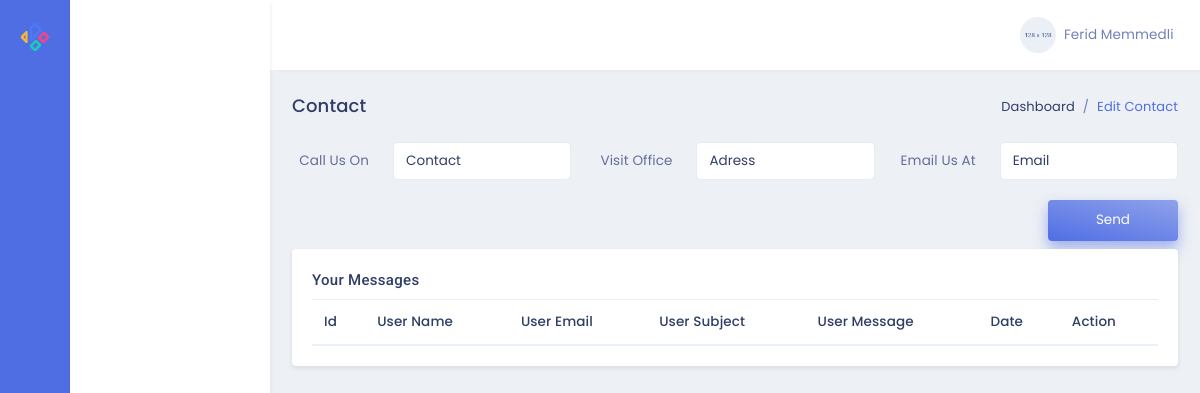
The page /admin/ on the database as committed earlier.
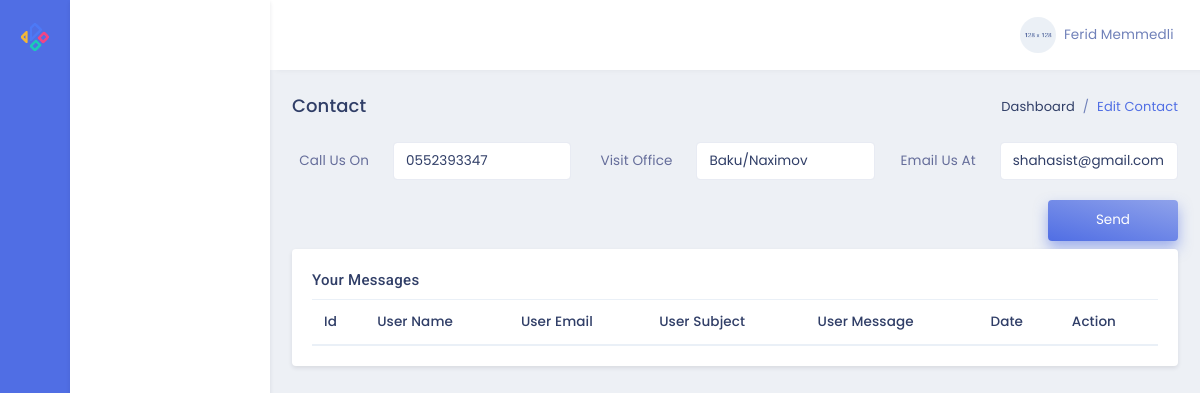
The same page on the database as committed later.
### models.py (models this page shows)
class Contact(db.Model):
    id = db.Column(db.Integer, primary_key=True)
    elaqe = db.Column(db.String(100),nullable=False)
    unvan = db.Column(db.String(100),nullable=False)
    email = db.Column(db.String(100),nullable=False)

### admin/routes.py (the view, shortened to what this page needs)
@admin.route('/',methods=['GET','POST'])
def adminPage():
    form=Form.query.all()
    contact=Contact.query.all()
    if Contact.query.get(1):
        bos=True
    else:
        bos=False
    return render_template('admin/index.html',form=form,contact=contact,bos=bos)

### admin/templates/admin/index.html (shortened to what this page needs)
{% extends "admin/layout.html" %}
{% block contentAdmin %}
<div class="row">
    <div class="col-sm-12">
        <div class="page-title-box">
            <div class="float-right">
                <ol class="breadcrumb">
                    <li class="breadcrumb-item"><a href="javascript:void(0);">Dashboard</a></li>
                    <li class="breadcrumb-item active">Edit Contact</li>
                </ol>
            </div>
            <h4 class="page-title">Contact</h4>
        </div>
    </div>
</div>
<form action="{{url_for('admin.adminPage')}}" method="POST" class="row">
    <div class="col-4">
        <div class="form-group row">
            <label for="example-text-input" class="col-4 col-form-label text-right">Call Us On</label>
            <div class="col-8">
                {% if bos %}
                {% for i in contact %}
                    <input class="form-control" name="elaqe" value="{{i.elaqe}}" type="text" id="example-text-input" required>
                {% endfor %}
                {% else %}
                    <input class="form-control" name="elaqe" value="Contact" type="text" id="example-text-input" required>
                {% endif %}
            </div>
        </div>
    </div>
    <div class="col-4">
        <div class="form-group row">
            <label for="example-text-input1" class="col-4 col-form-label text-right">Visit Office</label>
            <div class="col-8">
                {% if bos %}
                {% for i in contact %}
                    <input class="form-control" name="unvan" value='{{i.unvan}}' type="text" id="example-text-input1" required>
                {% endfor %}
                {% else %}
                    <input class="form-control" name="unvan" value='Adress' type="text" id="example-text-input1" required>
                {% endif %}
            </div>
        </div>
    </div>
    <div class="col-4">
        <div class="form-group row">
            <label for="example-text-input2" class="col-4 col-form-label text-right">Email Us At</label>
            <div class="col-8">
                {% if bos %}
                {% for i in contact %}
                <input class="form-control" name="email" value="{{i.email}}" type="email" id="example-text-input2" required>
                {% endfor %}
                {% else %}
                <input class="form-control" name="email" value="Email" type="email" id="example-text-input2" required>
                {% endif %}
            </div>
        </div>
    </div>
    <div class="col-sm-12 text-right">
        <button type="submit" class="btn btn-gradient-primary px-5 py-2 mb-2">Send</button>
    </div>
</form>
<div class="row">
    <div class="col-lg-12">
        <div class="card">
            <div class="card-body">
                <h4 class="mt-0 header-title">Your Messages</h4>
                <div class="table-responsive">
                    <table class="table table-striped mb-0">
                        <thead>
                            <tr>
                                <th>Id</th>
                                <th>User Name</th>
                                <th>User Email</th>
                                <th>User Subject</th>
                                <th>User Message</th>
                                <th>Date</th>
                                <th>Action</th>
                            </tr>
                        </thead>
                    </table>
                </div>
            </div>
        </div>
    </div>
</div>
{% endblock %}

### admin/templates/admin/layout.html (shortened to what this page needs)
<!DOCTYPE html>
<html lang="en">
<head>
    <link href="./static/plugins/dropify.min.css" rel="stylesheet">
    <link href="./static/assets/css/bootstrap.min.css" rel="stylesheet" type="text/css" />
    <link href="./static/assets/css/jquery-ui.min.css" rel="stylesheet">
    <link href="./static/assets/css/icons.min.css" rel="stylesheet" type="text/css" />
    <link href="./static/assets/css/metisMenu.min.css" rel="stylesheet" type="text/css" />
    <link href="./static/assets/css/app.min.css" rel="stylesheet" type="text/css" />
</head>
<body>
    <div class="leftbar-tab-menu">
        <div class="main-icon-menu">
            <a href="{{url_for('admin.adminPage')}}" class="logo logo-metrica d-block text-center">
                <span>
                    <img src="./static/assets/images/logo-sm.png" alt="logo-small" class="logo-sm">
                </span>
            </a>
            <nav class="nav">
                <a href="#MetricaProject" class="nav-link" data-toggle="tooltip-custom" data-placement="right" title=""
                    data-original-title="Project" data-trigger="hover">
                </a>
            </nav>
        </div>
        <div class="main-menu-inner">
            <div class="menu-body slimscroll">
            </div>
        </div>
    </div>
    <div class="topbar">
        <nav class="navbar-custom">
            <ul class="list-unstyled topbar-nav float-right mb-0">
                <li class="dropdown">
                    <a class="nav-link dropdown-toggle waves-effect waves-light nav-user" data-toggle="dropdown"
                        href="#" role="button" aria-haspopup="false" aria-expanded="false">
                        <img src="./static/assets/images/users/user-4.jpg" alt="profile-user" class="rounded-circle" />
                        <span class="ml-1 nav-user-name hidden-sm">Ferid Memmedli <i class="mdi mdi-chevron-down"></i> </span>
                    </a>
                </li>
            </ul>
        </nav>
    </div>
    <div class="page-wrapper">
        <div class="page-content-tab">
            <div class="container-fluid">
                {% block contentAdmin %}
                {% endblock %}
            </div>
        </div>
    </div>
</body>
</html>

Rows that differ between the two databases and show on the page:
added Contact: elaqe "0552393347", unvan "Baku/Naximov", email "shahasist@gmail.com"
Other text that changed with them:
form field elaqe: "Contact" → (not shown)
form field unvan: "Adress" → (not shown)
form field email: "Email" → (not shown)
